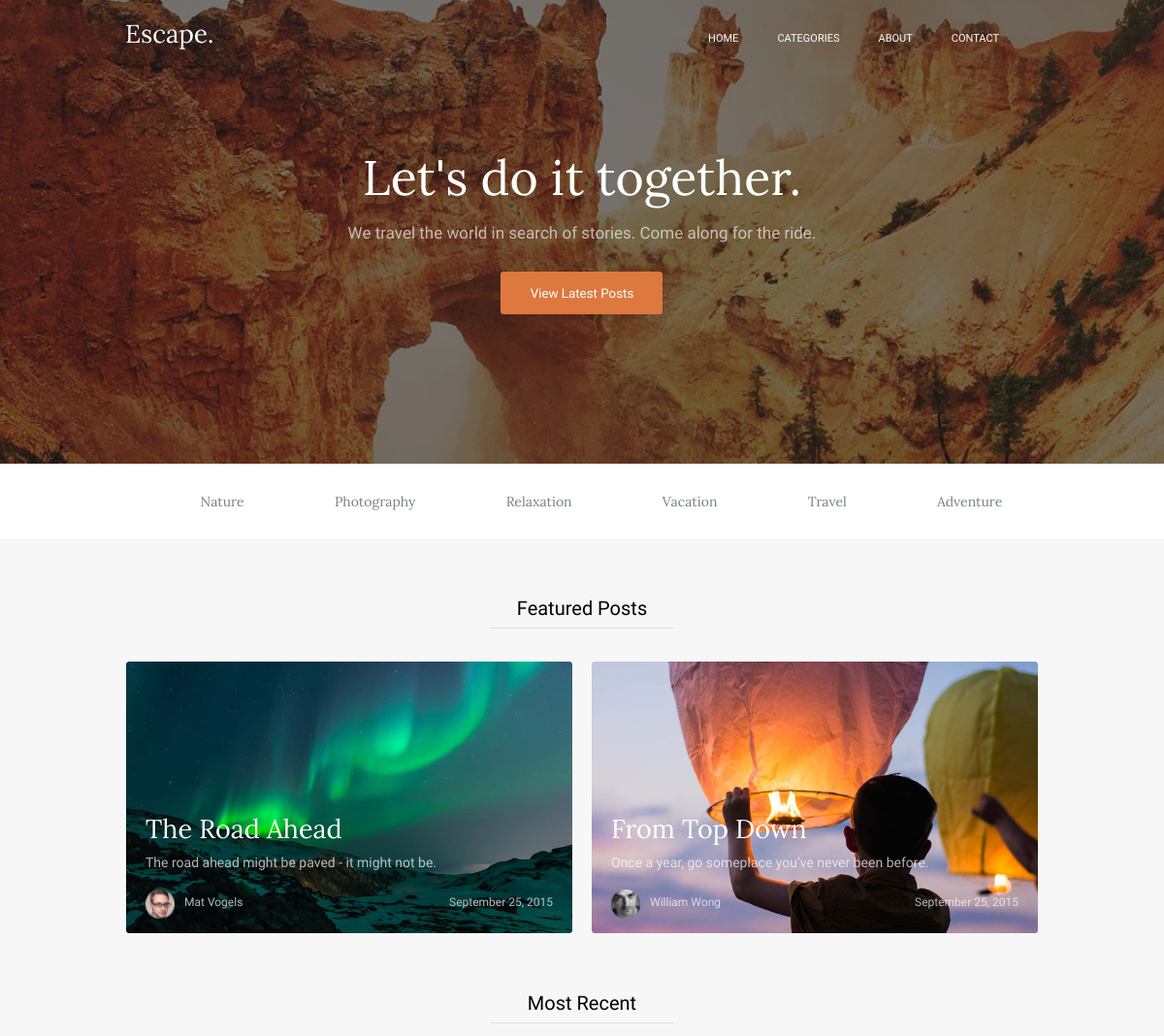
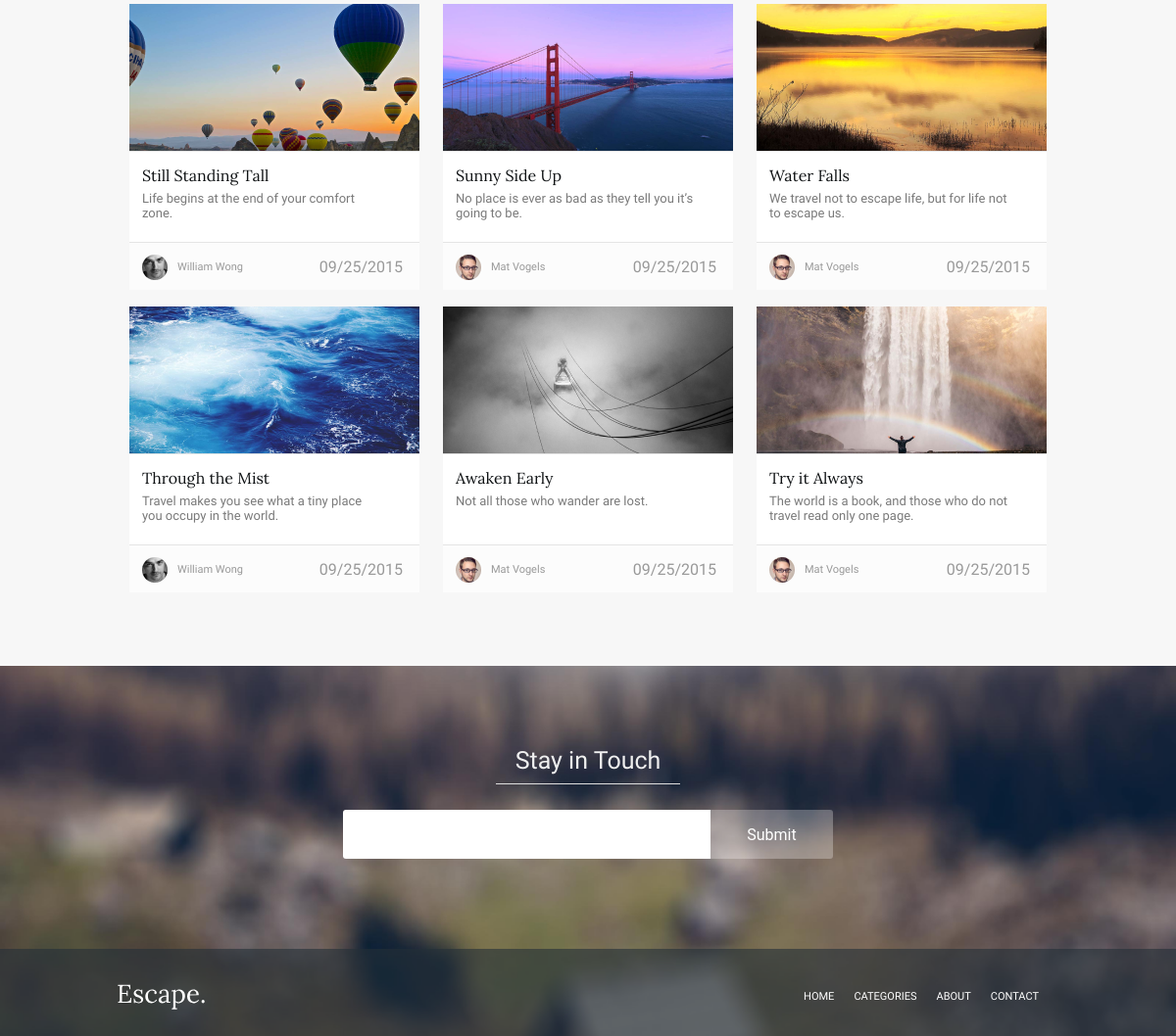
The app's page /home.php with its own data (2 pictures, top to bottom).
### tables this page shows
CREATE TABLE `post` (
	`id` INT(10) NOT NULL AUTO_INCREMENT,
	`title` VARCHAR(255) NOT NULL DEFAULT '0' COLLATE 'utf8mb4_0900_ai_ci',
	`subtitle` VARCHAR(255) NOT NULL DEFAULT '0' COLLATE 'utf8mb4_0900_ai_ci',
	`content` TEXT NULL DEFAULT NULL COLLATE 'utf8mb4_0900_ai_ci',
	`author` VARCHAR(255) NOT NULL COLLATE 'utf8mb4_0900_ai_ci',
	`author_url` VARCHAR(255) NOT NULL COLLATE 'utf8mb4_0900_ai_ci',
	`publish_date` VARCHAR(255) NOT NULL COLLATE 'utf8mb4_0900_ai_ci',
	`image_url` VARCHAR(255) NOT NULL COLLATE 'utf8mb4_0900_ai_ci',
	`featured` TINYINT NOT NULL DEFAULT '0',
	PRIMARY KEY (`id`) USING BTREE
)
COLLATE='utf8mb4_0900_ai_ci';

### most_recent_post.php (the view, shortened to what this page needs)
<a>
    <div class="card-conteiner">
        <div class="card-image">
            <img src="<?= $row['image_url'] ?>" alt="IMAGE"  class="image-block">
        </div>
        <div class="card-title">
            <p class="card-title__name"><?= $row['title'] ?></p>
            <p class="card-title__description"> <?= $row['subtitle'] ?></p>
        </div>
        <div class="card-footer-conteiner">
            <img class="card-img" src="<?= $row['author_url'] ?>" alt="<?= $row['author'] ?>">
            <div class='card-footer-block'>
                <p class="card-name"><?= $row['author'] ?></p>
                <p class="card-date"><?= date("m/d/Y", $row['publish_date']) ?></p>
            </div>
        </div>
    </div>
</a>

### home.php (shortened to what this page needs)
<?php
function createDBConnection(): mysqli
{
    $conn = new mysqli(HOST, USERNAME, PASSWORD, DATABASE);
    return $conn;
}
function getAndPrintPostsFromDB1(mysqli $conn): void
{
    $sql = "SELECT * FROM post WHERE featured = 1";
    $result = $conn->query($sql);
    if ($result->num_rows > 0) {
        while ($row = $result->fetch_assoc()) {
            include 'featured_post.php';
        }
    } else {
        echo "0 results";
    }
}
function getAndPrintPostsFromDB2(mysqli $conn): void
{
    $sql = "SELECT * FROM post WHERE featured = 0";
    $result = $conn->query($sql);
    if ($result->num_rows > 0) {
        while ($row = $result->fetch_assoc()) {
            include 'most_recent_post.php';
        }
    } else {
        echo "0 results";
    }
}
?>
<!DOCTYPE html>
<html lang="en">
<head>
    <link rel="stylesheet" href="http://localhost:8001/static/styles/home.css">
</head>
<body>
    <header>
        <div class="header-wrapper">
            <div class="header-conteiner">
                <div>
                    <img src="http://localhost:8001/static/images/img_home/Escape.svg" alt="Escape.">
                </div>
                <nav class="top-list head-edit">
                    <ul>
                        <li>
                            <a href="#!">Home</a>
                        </li>
                        <li>
                            <a href="#!">Categories</a>
                        </li>
                        <li>
                            <a href="#!">About</a>
                        </li>
                        <li>
                            <a href="#!">Contact</a>
                        </li>
                    </ul>
                </nav>
            </div>
            <div class="head-title">
                <p class="head-title__name">Let's do it together.</p>
                <p class="head-title__under">We travel the world in search of stories. Come along for the ride.</p>
                <button class="posts-button">
                    View Latest Posts
                </button>
            </div>
        </div>
    </header>
    <div class="menu-bar">
        <nav class="menu-bar__conteiner">
            <ul>
                <li>
                    <a href="#!">Nature</a>
                </li>
                <li>
                    <a href="#!">Photography</a>
                </li>
                <li>
                    <a href="#!">Relaxation</a>
                </li>
                <li>
                    <a href="#!">Vacation</a>
                </li>
                <li>
                    <a href="#!">Travel</a>
                </li>
                <li>
                    <a href="#!">Adventure</a>
                </li>
            </ul>
        </nav>
    </div>
    <div class="main-cards">
        <div class="main-cards__conteiner1">
            <div class="feature-posts__conteiner1__title">
                <p>Featured Posts</p>
                <hr class="line">
            </div>
            <nav class="feature-posts-cards">
                <?php
                $conn = createDBConnection();
                getAndPrintPostsFromDB1($conn);
                ?>
            </nav>
        </div>
        <div class="main-cards__conteiner2">
            <div class="most-recent_conteiner2__title">
                <p>Most Recent</p>
                <hr class="line">
            </div>
            <nav class="most-recent_cards">
                <?php
                $conn = createDBConnection();
                getAndPrintPostsFromDB2($conn);
                ?>
            </nav>
        </div>
    </div>
    <footer>
        <div class="fotter-wrapper">
            <div class="log-title">
                <p>Stay in Touch</p>
                <hr class="line">
            </div>
            <div class="log-input-conteiner">
                <div class="input-block">
                </div>
                <div class="submit-button">
                    <p>Submit</p>
                </div>
            </div>
            <div class="footer-blure"></div>
            <div class="footer-conteiner">
                <div class="title-escape">
                    <img src="http://localhost:8001/static/images/img_home/Escape.svg" alt="Escape.">
                </div>
                <nav class="top-list foot-edit">
                    <ul class="top-list">
                        <li>
                            <a href="#!">Home</a>
                        </li>
                        <li>
                            <a href="#!">Categories</a>
                        </li>
                        <li>
                            <a href="#!">About</a>
                        </li>
                        <li>
                            <a href="#!">Contact</a>
                        </li>
                    </ul>
                </nav>
            </div>
        </div>
    </footer>
</body>
</html>

### featured_post.php
<a href="/post?id=<?= $row['id'] ?>">
    <div class="big-card">
        <img src="<?= $row['image_url'] ?>" alt="<?= $row['title'] ?>" class="image-block">
        <div class="big-card_conteiner">
            <p class="big-card__title"><?= $row['title'] ?></p>
            <p class="big-card__title__under">
                <?= $row['subtitle'] ?>
            </p>
            <div class="big-card__footer__conteiner">
                <img class="big-card-img" src=<?= $row['author_url'] ?> alt="<?= $row['author'] ?>">
                <div class="big-card-footer_block">
                    <p class="big-card-name"><?= $row['author'] ?></p>
                    <p class="big-card-date"><?= date("F d, Y", $row['publish_date']) ?></p>
                </div>
            </div>
        </div>
    </div>
</a>

### records on screen
post: image_url (picture), title "The Road Ahead", subtitle "The road ahead might be paved - it might not be.", author_url (picture), author "Mat Vogels", publish_date "September 25, 2015"
post: image_url (picture), title "From Top Down", subtitle "Once a year, go someplace you’ve never been before.", author_url (picture), author "William Wong", publish_date "September 25, 2015"
post: image_url (picture), title "Still Standing Tall", subtitle "Life begins at the end of your comfort zone.", author_url (picture), author "William Wong", publish_date "09/25/2015"
post: image_url (picture), title "Sunny Side Up", subtitle "No place is ever as bad as they tell you it’s going to be.", author_url (picture), author "Mat Vogels", publish_date "09/25/2015"
post: image_url (picture), title "Water Falls", subtitle "We travel not to escape life, but for life not to escape us.", author_url (picture), author "Mat Vogels", publish_date "09/25/2015"
post: image_url (picture), title "Through the Mist", subtitle "Travel makes you see what a tiny place you occupy in the world.", author_url (picture), author "William Wong", publish_date "09/25/2015"
post: image_url (picture), title "Awaken Early", subtitle "Not all those who wander are lost.", author_url (picture), author "Mat Vogels", publish_date "09/25/2015"
post: image_url (picture), title "Try it Always", subtitle "The world is a book, and those who do not travel read only one page.", author_url (picture), author "Mat Vogels", publish_date "09/25/2015"
